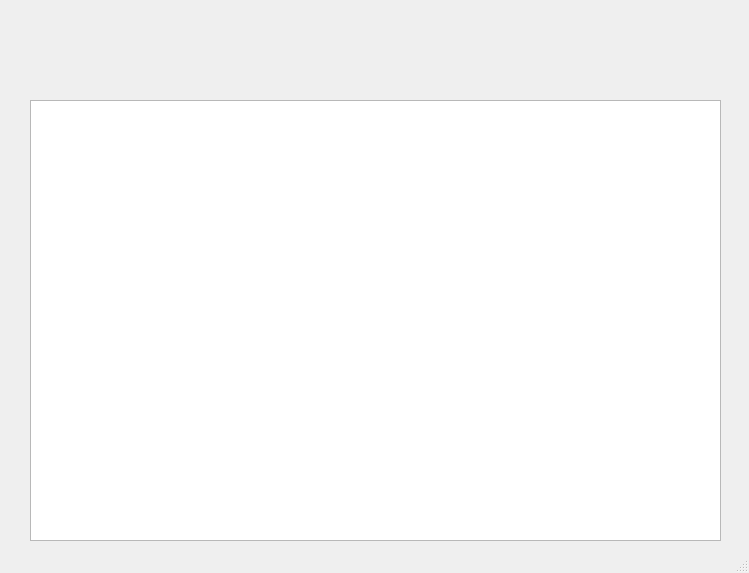
<?xml version="1.0" encoding="UTF-8"?>
<ui version="4.0">
 <class>MainWindow</class>
 <widget class="QMainWindow" name="MainWindow">
  <property name="geometry">
   <rect>
    <x>0</x>
    <y>0</y>
    <width>749</width>
    <height>573</height>
   </rect>
  </property>
  <property name="windowTitle">
   <string>MainWindow</string>
  </property>
  <widget class="QWidget" name="centralwidget">
   <widget class="QTableWidget" name="tableWidget">
    <property name="geometry">
     <rect>
      <x>30</x>
      <y>100</y>
      <width>691</width>
      <height>441</height>
     </rect>
    </property>
   </widget>
  </widget>
  <widget class="QStatusBar" name="statusbar"/>
 </widget>
 <resources/>
 <connections/>
</ui>
